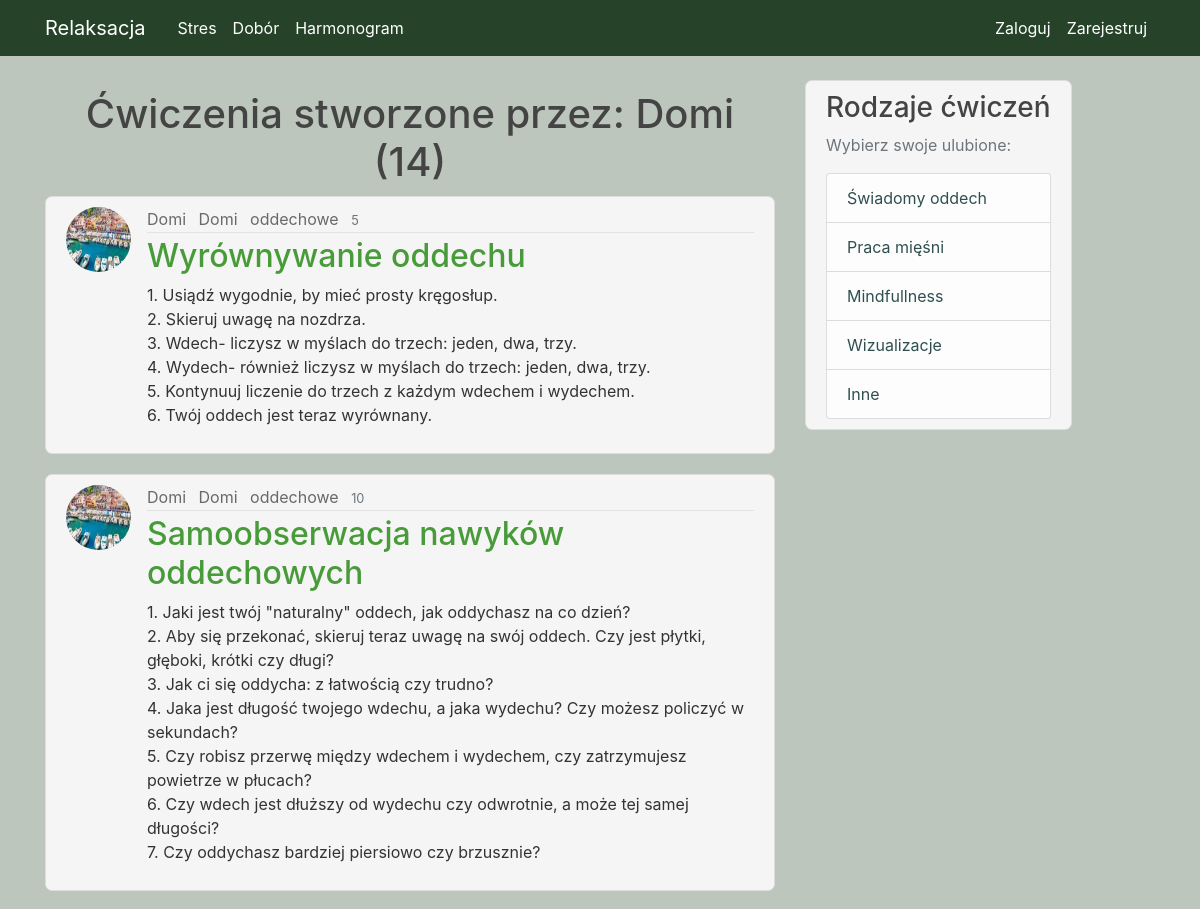
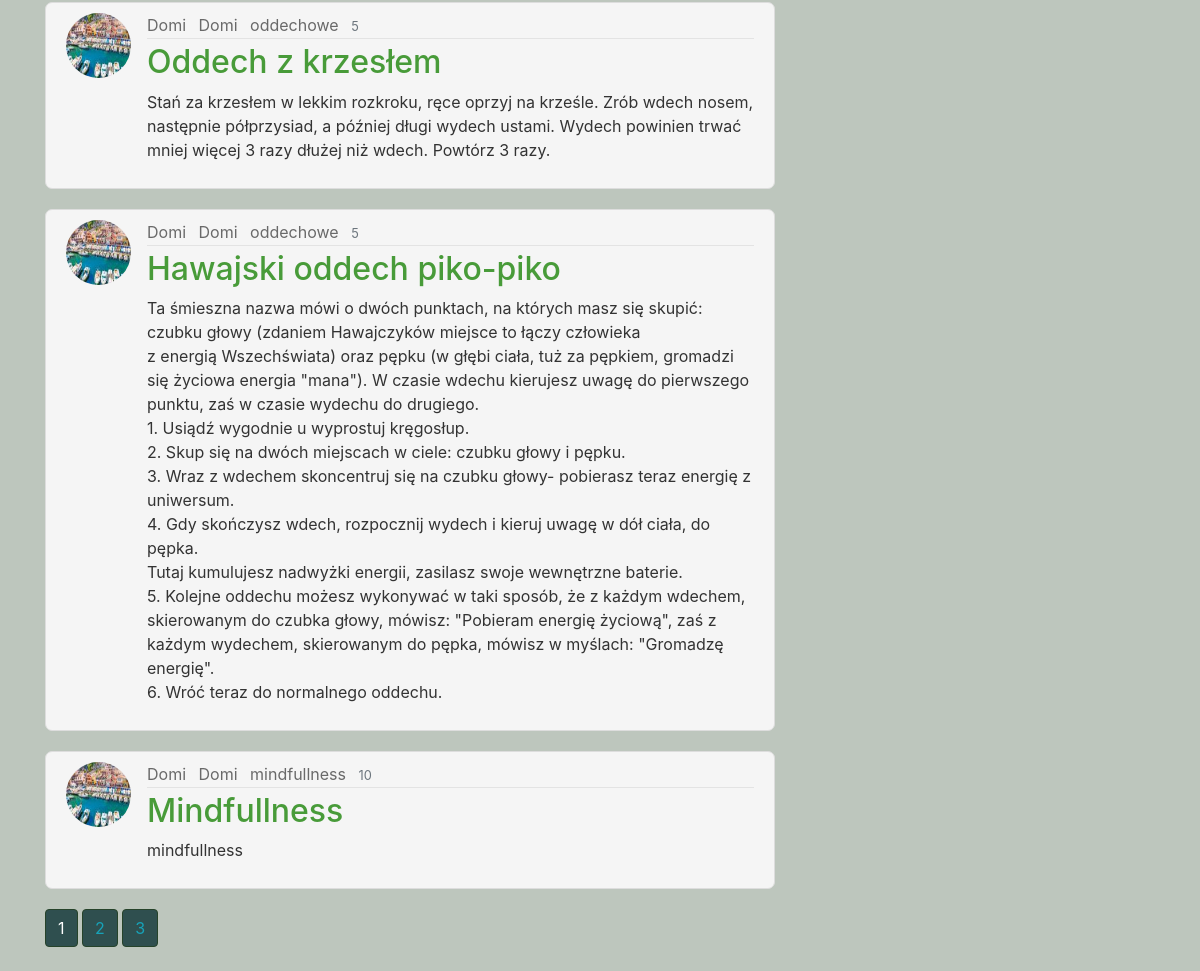
Page /user/Domi on the committed database (2 pictures, top to bottom).
### Relaks/models.py (models this page shows, shortened)
class User(db.Model, UserMixin):
    id = db.Column(db.Integer, primary_key=True)
    username = db.Column(db.String(20), unique=True, nullable=False)
    email = db.Column(db.String(120), unique=True, nullable=False)
    image_file = db.Column(db.String(20), nullable=False, default='default.jpg')
    password = db.Column(db.String(60), nullable=False)
    posts = db.relationship('Post', backref='author', lazy=True)

class Post(db.Model):
    id = db.Column(db.Integer, primary_key=True, autoincrement=True)
    name = db.Column(db.String(100), nullable=True)
    category = db.Column(db.String(100), nullable=True)
    time = db.Column(db.Integer, nullable=True)
    content = db.Column(db.Text, nullable=True)
    user_id = db.Column(db.Integer, db.ForeignKey('user.id'), nullable=False)

### Relaks/routes.py (the view)
@app.route("/user/<string:username>")
def user_posts(username):
    page = request.args.get('page', 1, type=int)
    user = User.query.filter_by(username=username).first_or_404()
    posts = Post.query.filter_by(author=user)\
        .paginate(page=page, per_page=5)
    return render_template('user_posts.html', posts=posts, user=user)

### Relaks/templates/user_posts.html (shortened to what this page needs)
{% extends "layout.html" %}
{% block content %}
    <h1 style="margin: 10px; text-align: center">Ćwiczenia stworzone przez: {{ user.username }} ({{ posts.total }})</h1>
    {% for post in posts.items %}
        <article class="media content-section">
          <img class="rounded-circle article-img" src="{{ url_for('static', filename='photo/' + post.author.image_file) }}">
          <div class="media-body">
            <div class="article-metadata">
              <a class="mr-2" href="#">{{ post.author.username }}</a>
              <a class="mr-2" href="{{ url_for('user_posts', username=post.author.username) }}">{{ post.author.username }}</a>
                <a class="mr-2" href="{{ url_for('oddech', category=post.category) }}" >{{ post.category }}</a>
              <small class="text-muted">{{ post.time }}</small>
            </div>
            <h2> <a class="article-title" href="{{ url_for('post', post_id=post.id) }}">{{ post.name}}</a> </h2>
            <p class="article-content">{{ post.content }}</p>
          </div>
        </article>
    {% endfor %}
     {% for page_num in posts.iter_pages(left_edge=1, right_edge=1, left_current=1, right_current=2) %}
        {% if page_num %}
            {% if posts.page == page_num %}
                <a class="btn btn-info mb-4" style="background-color: darkslategrey; border-color: #26432a" href="{{ url_for('user_posts', username=user.username, page=page_num)  }}"> {{ page_num }}</a>
             {% else %}
                <a class="btn btn-outline-info mb-4" style="background-color: darkslategrey; border-color: #26432a; " href="{{ url_for('user_posts',username=user.username, page=page_num)  }}"> {{ page_num }}</a>
             {% endif %}
        {% endif %}
    {% endfor %}
{% endblock content %}

### Relaks/templates/layout.html (shortened to what this page needs)
<!DOCTYPE html>
<html lang="pl">
<head>
    <link rel="stylesheet" href="https://maxcdn.bootstrapcdn.com/bootstrap/4.0.0/css/bootstrap.min.css">
    <link rel="stylesheet" type="text/css" href="{{ url_for('static', filename='main.css') }}">
</head>
<body>
    <header class="site-header">
      <nav class="navbar navbar-expand-md navbar-dark bg-steel fixed-top">
        <div class="container">
          <a class="navbar-brand mr-4" href="/">Relaksacja</a>
          <div class="collapse navbar-collapse" id="navbarToggle">
            <div class="navbar-nav mr-auto">
                <a class="nav-item nav-link" href="{{ url_for('stres') }}">Stres</a>
                <a class="nav-item nav-link" href="{{ url_for('dobor') }}">Dobór </a>
                <a class="nav-item nav-link" href="{{ url_for('harmonogram') }}">Harmonogram </a>
            </div>
            <div class="navbar-nav">
                {% if current_user.is_authenticated %}
                     <a class="nav-item nav-link" href="{{ url_for('new_post') }}">Nowe ćwiczenie</a>
                    <a class="nav-item nav-link" href="{{ url_for('account') }}">Konto</a>
                    <a class="nav-item nav-link" href="{{ url_for('logout') }}">Wyloguj</a>
                {% else %}
                    <a class="nav-item nav-link" href="{{ url_for('login') }}">Zaloguj</a>
                    <a class="nav-item nav-link" href="{{ url_for('register') }}">Zarejestruj</a>
                {% endif %}
            </div>
          </div>
        </div>
      </nav>
    </header>
    <main role="main" class="container">
      <div class="row">
        <div class="col-md-8">
          {% block content %}{% endblock %}
        </div>
        <div class="col-md-4">
          <div class="content-section" style="display: inline-block;">
            <h3> Rodzaje ćwiczeń </h3>
            <p class='text-muted'> Wybierz swoje ulubione:
              <ul class="list-group" style="color: #444444;">
                  <li class="list-group-item list-group-item-light" > <a href="{{ url_for('oddech') }}" style="color: darkslategrey"> Świadomy oddech </a> </li>
                  <li class="list-group-item list-group-item-light"> <a href="{{ url_for('miesnie') }}" style="color: darkslategrey"> Praca mięśni </a> </li>
                  <li class="list-group-item list-group-item-light"> <a href="{{ url_for('mindfullness') }}" style="color: darkslategrey" >Mindfullness  </a> </li>
                  <li class="list-group-item list-group-item-light"> <a href="{{ url_for('wizualizacje') }}" style="color: darkslategrey"> Wizualizacje  </a> </li>
                  <li class="list-group-item list-group-item-light" > <a href="{{ url_for('inne') }} " style="color: darkslategrey">  Inne   </a> </li>
              </ul>
          </div>
        </div>
      </div>
    </main>
</body>
</html>

### Relaks/static/main.css (style rules this page uses)
body { background-color: #bdc6bd; color: #333333; margin-top: 5rem; }
h1, h2, h3, h4, h5, h6 { color: #444444; }
.bg-steel { background-color: #26432a; }
.site-header .navbar-nav .nav-link { background-color: #26432a; color: white; }
.content-section { background-color: whitesmoke; padding: 10px 20px; border: 1px solid #dddddd; border-radius: 7px; margin-bottom: 20px; }
.article-title { color: #489b39; }
.article-content { white-space: pre-line; background-color: whitesmoke; }
.article-img { height: 65px; width: 65px; margin-right: 16px; }
.article-metadata { padding-bottom: 1px; margin-bottom: 4px; border-bottom: 1px solid #e3e3e3; color: #444444; }
.col-md-4 { background-color: #bdc6bd; }
.btn { background-color: #26432a; }
.mr-2 { color: dimgrey; }

### rows in the picture
User: username "Domi"
Post: image_file (picture), author.username "Domi", category "oddechowe", time "5", name "Wyrównywanie oddechu", content "1. Usiądź wygodnie, by mieć prosty kręgosłup. 2. Skieruj uwagę na nozdrza. 3. Wdech- liczysz w myślach do trzech: jeden, dwa, trzy. 4. Wydech- również liczysz w myślach do trzech: jeden, dwa, trzy. 5. Kontynuuj liczenie do trzech z każdym wdechem i wydechem. 6. Twój oddech jest teraz wyrównany."
Post: image_file (picture), author.username "Domi", category "oddechowe", time "10", name "Samoobserwacja nawyków oddechowych", content "1. Jaki jest twój \"naturalny\" oddech, jak oddychasz na co dzień? 2. Aby się przekonać, skieruj teraz uwagę na swój oddech. Czy jest płytki, głęboki, krótki czy długi? 3. Jak ci się oddycha: z łatwością czy trudno? 4. Jaka jest długość twojego wdechu, a jaka wydechu? Czy możesz policzyć w sekundach? 5. Czy robisz przerwę między wdechem i wydechem, czy zatrzymujesz powietrze w płucach? 6. Czy wdech jest dłuższy od wydechu czy odwrotnie, a może tej samej długości? 7. Czy oddychasz bardziej piersiowo czy brzusznie?"
Post: image_file (picture), author.username "Domi", category "oddechowe", time "5", name "Oddech z krzesłem", content "Stań za krzesłem w lekkim rozkroku, ręce oprzyj na krześle. Zrób wdech nosem, następnie półprzysiad, a później długi wydech ustami. Wydech powinien trwać mniej więcej 3 razy dłużej niż wdech. Powtórz 3 razy."
Post: image_file (picture), author.username "Domi", category "oddechowe", time "5", name "Hawajski oddech piko-piko", content "Ta śmieszna nazwa mówi o dwóch punktach, na których masz się skupić: czubku głowy (zdaniem Hawajczyków miejsce to łączy człowieka z energią Wszechświata) oraz pępku (w głębi ciała, tuż za pępkiem, gromadzi się życiowa energia \"mana\"). W czasie wdechu kierujesz uwagę do pierwszego punktu, zaś w czasie wydechu do drugiego. 1. Usiądź wygodnie u wyprostuj kręgosłup. 2. Skup się na dwóch miejscach w ciele: czubku głowy i pępku. 3. Wraz z wdechem skoncentruj się na czubku głowy- pobierasz teraz energię z uniwersum. 4. Gdy skończysz wdech, rozpocznij wydech i kieruj uwagę w dół ciała, do pępka. Tutaj kumulujesz nadwyżki energii, zasilasz swoje wewnętrzne baterie. 5. Kolejne oddechu możesz…"
Post: image_file (picture), author.username "Domi", category "mindfullness", time "10", name "Mindfullness", content "mindfullness"

### other values in the picture
{{ posts.total }} "14"
{{ page_num }} "1"
{{ page_num }} "2" "3"
